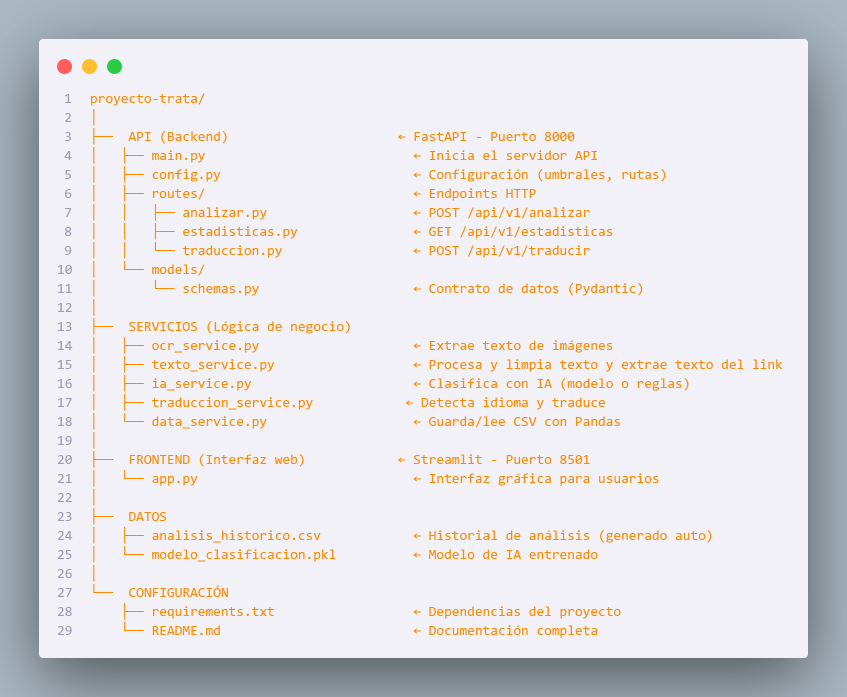
#> input picture arquitectura de carpetas.png, 1694 x 1394 px (shown at 1/2 size)
$ python -i ocr_service.py   (imports and definitions only)
#> lines starting #> are read from the running program, lines starting #| are printed output that depends on the picture; after the words box and inside, x2 and y2 are one past the last pixel; in counts of white or black regions, pixels touching at a corner belong together
#> further down, picture is the input picture: shape (1394, 1694, 3); mean B, G, R 224.3, 221.1, 223
# El archivo ocr_service.py se encarga de ejecutar el pipeline de extracción de texto de imágenes mediante
# la apicación de filtros para optimizar la extracción y la calidad y configuración del motor de OCR.

import cv2
import numpy as np
import pytesseract
from PIL import Image

pytesseract.pytesseract.tesseract_cmd = r"C:\Program Files\Tesseract-OCR\tesseract.exe"


# CARGAR IMAGEN
# [6 lines left out: function cargar_imagen, not called in this run]


# FILTROS
# Reciben la imagen y le aplcian los filtros solo si es necesario hacerlo para mejorar la calidad y la apariencia
# de la imagen y optimizar así la extracción del texto.


# Escala de grises para eliminar color y que este no inferfiera en la extracción de texto
def escala_grises(imagen):
    gris = cv2.cvtColor(imagen, cv2.COLOR_BGR2GRAY)
    return gris


## Reescalar para que tenga el tamaño óptimo
# [16 lines left out: function escalar_imagen, not called in this run]


# Filtro de nitidez para contornos borrosos y ruido de fondo
def aumentar_nitidez(imagen):
    return cv2.bilateralFilter(imagen, 9, 75, 75)  # Quita ruido de fondo


# Contraste en base al color de fondo
# [30 lines left out: functions subir_contraste, binarizar, not called in this run]


# Detectar los puntos de perspectiva para mappear la imagen
def ordenar_puntos(pts):
    rect = np.zeros((4, 2), dtype="float32")

    s = pts.sum(axis=1)
    rect[0] = pts[np.argmin(s)]  # arriba-izquierda
    rect[2] = pts[np.argmax(s)]  # abajo-derecha

    diff = np.diff(pts, axis=1)
    rect[1] = pts[np.argmin(diff)]  # arriba-derecha
    rect[3] = pts[np.argmax(diff)]  # abajo-izquierda

    return rect


# Corrector de perspectiva para imagenes torcidas o en ángulo
def corregir_perspectiva(imagen):
    gris = cv2.cvtColor(imagen, cv2.COLOR_BGR2GRAY)
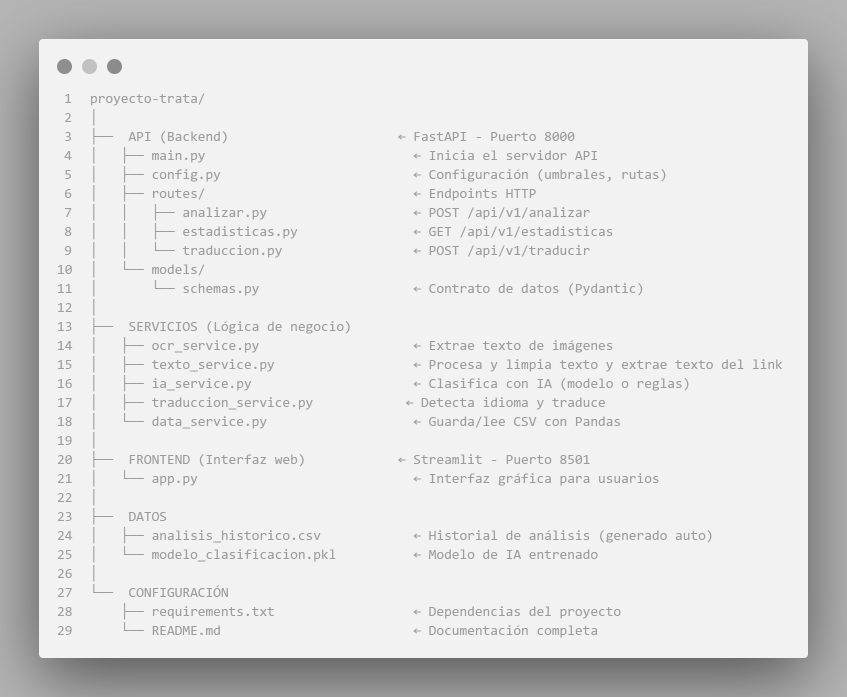
#> gris: shape (1394, 1694) (shown at 1/2 size); min 109, max 242, mean 222
    desenfoque = cv2.GaussianBlur(gris, (5, 5), 0)
    _, thresh = cv2.threshold(desenfoque, 0, 255, cv2.THRESH_BINARY + cv2.THRESH_OTSU)
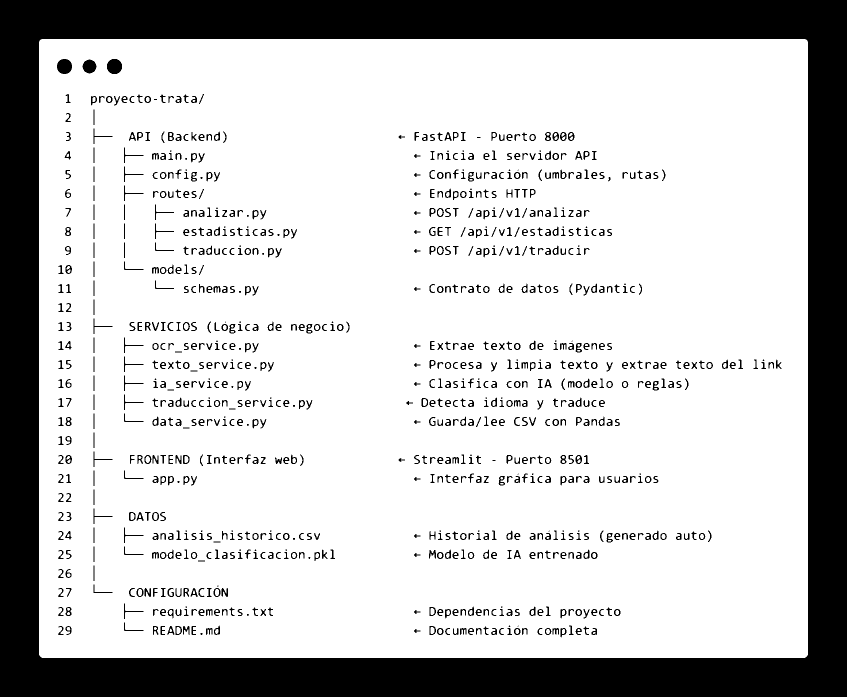
#> thresh: shape (1394, 1694) (shown at 1/2 size); 77.6% white; 948 black regions (80 under 20 px)
    contornos, _ = cv2.findContours(thresh, cv2.RETR_EXTERNAL, cv2.CHAIN_APPROX_SIMPLE)
#> contornos = 1 contour; box (x1, y1, x2, y2) and area: (78, 78, 1616, 1316) 1901220

    if not contornos:
        return imagen

    contorno_largo = max(contornos, key=cv2.contourArea)
#> contorno_largo = contour of 24 points, box (x1, y1, x2, y2) (78, 78, 1616, 1316), area 1901220
    epsilon = 0.02 * cv2.arcLength(contorno_largo, True)
#> epsilon = 110.7
    aprox = cv2.approxPolyDP(contorno_largo, epsilon, True)
#> aprox = [[79, 81], [82, 1314], [1614, 1311], [1612, 79]]

    # Si detecta 4 puntos en la función <ordenar_puntos> corrige perspectiva
    if len(aprox) == 4:
        pts = aprox.reshape(4, 2)
#> pts = [[79, 81], [82, 1314], [1614, 1311], [1612, 79]]
        rect = ordenar_puntos(pts)
#> in ordenar_puntos, `s = pts.sum(axis=1)`: s = [160, 1396, 2925, 1691]
#> in ordenar_puntos, `diff = np.diff(pts, axis=1)`: diff = [2, 1232, -303, -1533]
#> rect = [[79, 81], [1612, 79], [1614, 1311], [82, 1314]]
        tl, tr, br, bl = rect
#> tl = [79, 81]; tr = [1612, 79]; br = [1614, 1311]; bl = [82, 1314]

        anchoA = np.linalg.norm(br - bl)
#> anchoA = 1532
        anchoB = np.linalg.norm(tr - tl)
#> anchoB = 1533
        maxAncho = max(int(anchoA), int(anchoB))
#> maxAncho = 1533

        alturaA = np.linalg.norm(tr - br)
#> alturaA = 1232
        alturaB = np.linalg.norm(tl - bl)
#> alturaB = 1233
        maxAltura = max(int(alturaA), int(alturaB))
#> maxAltura = 1233

        # Definir puntos para transformar la perspectiva
        dst = np.array(
            [
                [0, 0],
                [maxAncho - 1, 0],
                [maxAncho - 1, maxAltura - 1],
                [0, maxAltura - 1],
            ],
            dtype="float32",
        )
#> dst = [[0, 0], [1532, 0], [1532, 1232], [0, 1232]]

        M = cv2.getPerspectiveTransform(rect, dst)
#> M = [[0.998, -0.00243, -78.68], [0.0013, 0.998, -80.98], [-5.31e-07, -5.27e-07, 1]]
        return cv2.warpPerspective(imagen, M, (maxAncho, maxAltura))
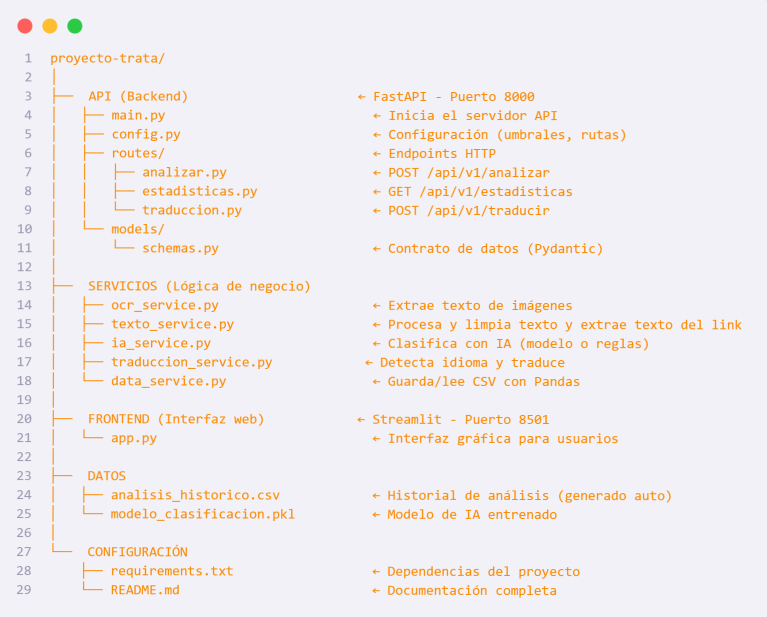
#> returned value: shape (1233, 1533, 3) (shown at 1/2 size); mean of channels 0, 1, 2 238.7, 237, 242; drawn as B, G, R

    return imagen


# CARGARw LA IMAGEN Y APLICAR LOS FILTROS PARA PREPROCESAR LA IMAGEN
# [57 lines left out: functions preprocesar_imagen, motor, extraer_texto, not called in this run]

>>> import cv2
>>> picture = cv2.imread('../arquitectura de carpetas.png')
>>> result = corregir_perspectiva(picture)
